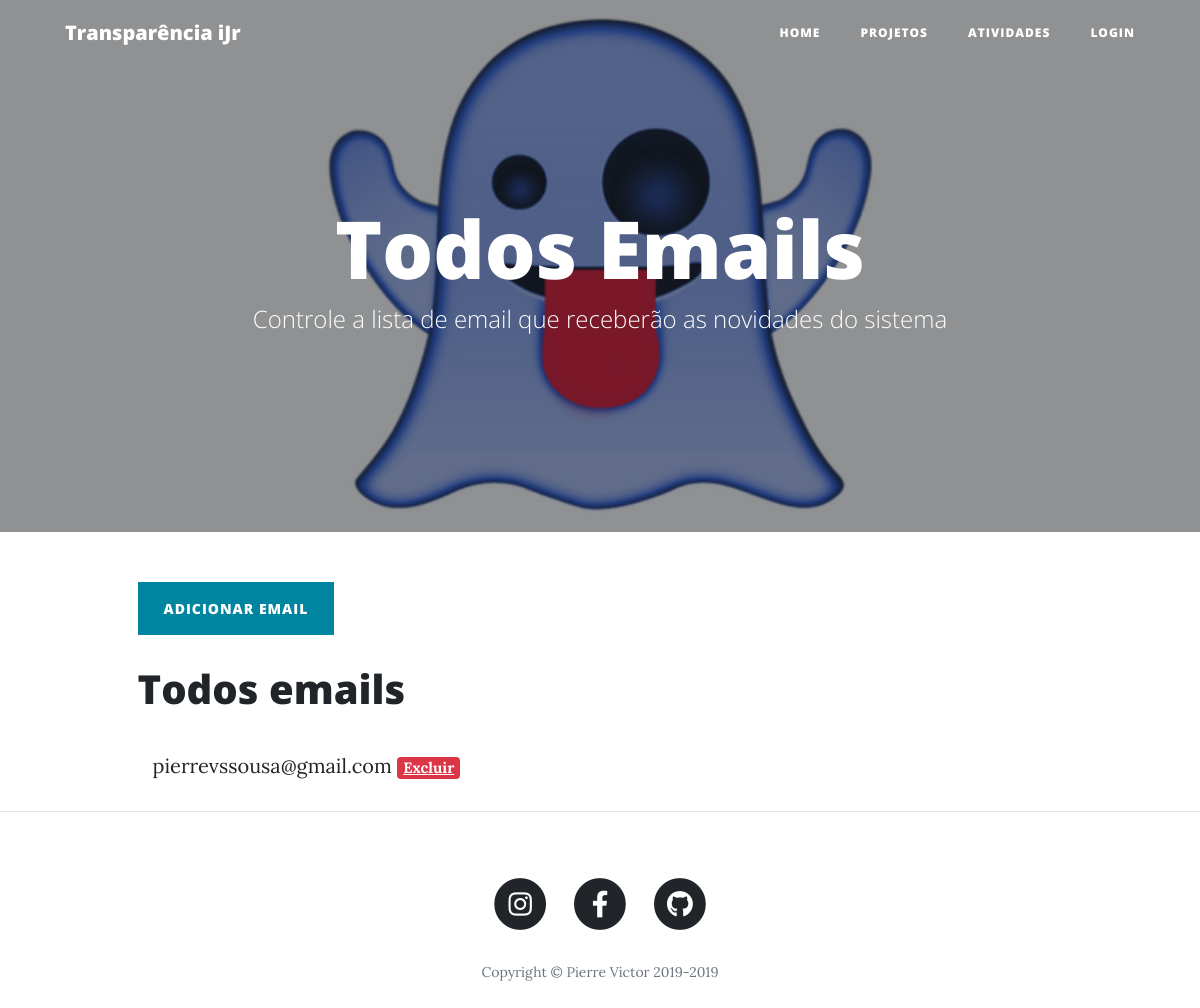
The app's page /emails, older data.
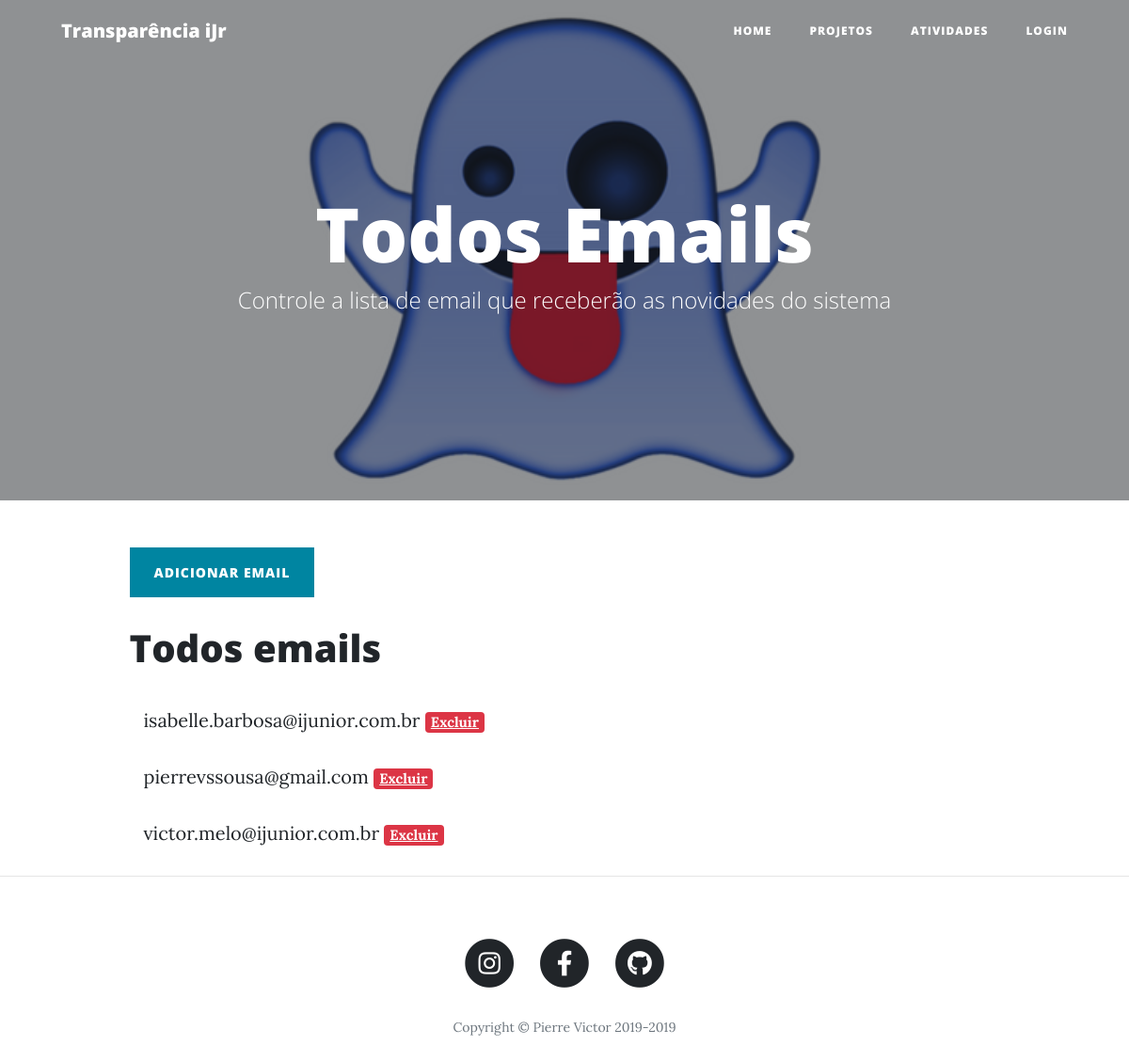
The same page, newer data.
### transparenciaprojetosijr/principal/models.py (models this page shows, shortened)
class Emails(db.Model):
    id = db.Column(db.Integer, primary_key=True)
    email = db.Column(db.String, nullable=False, unique=True)

### transparenciaprojetosijr/principal/views.py (the view, shortened to what this page needs)
@principal.route("/emails", methods=['POST', 'GET'])
def email():
    login = LoginForm()
    adicionarUser = AdicionarUserForm()
    logout = LogoutForm()
    emailform = AdicionarEmailForm()
    email_encontrado = False
    allEmails = Emails.query.order_by(Emails.email.asc())
    return render_template("emails.html", login=login, adicionarUser=adicionarUser,
                            logout=logout, emailform=emailform, allEmails=allEmails)

### transparenciaprojetosijr/principal/templates/emails.html (shortened to what this page needs)
{% extends "base.html" %}
{% block header %}
<header class="masthead" style="background-image: url('../static/img/espirito.png')">
    <div class="overlay"></div>
    <div class="container">
      <div class="row">
        <div class="col-lg-8 col-md-10 mx-auto">
          <div class="site-heading">
            <h1>Todos Emails</h1>
            <span class="subheading">Controle a lista de email que receberão as novidades do sistema</span>
          </div>
        </div>
      </div>
    </div>
</header>
{% endblock %}
{% block conteudo %}
<div class="col-lg-10 col-md-12 mx-auto" style="margin-bottom: 30px;">
  <div class="row">
    <div class="clearfix">
      <a class="btn btn-primary float-left" href="#" data-toggle="modal" data-target="#emailmodal">Adicionar email</a>
    </div>
  </div>
  <div class="row" style="margin-top: 30px;">
    <div class="site-heading">
        <h1>
            Todos emails
        </h1>
    </div>
  </div>
  <div class="container">
    {% for email in allEmails %}
    <div class="row" style="margin-bottom: -30px;">
        <p class="post-meta">{{ email.email }} <a href="{{url_for('principal.excluir_email', email_id=email.id)}}" class="badge badge-danger">Excluir</a></p>
    </div>
    {% endfor %}
  </div>
</div>
{% endblock %}

### transparenciaprojetosijr/templates/base.html (shortened to what this page needs)
<!DOCTYPE html>
<html lang="en">
<head>
  <link href="{{url_for('static', filename='cleanblog/vendor/bootstrap/css/bootstrap.min.css')}}" rel="stylesheet">
  <link href="{{url_for('static', filename='cleanblog/vendor/fontawesome-free/css/all.min.css')}}" rel="stylesheet" type="text/css">
  <link href="{{url_for('static', filename='cleanblog/css/clean-blog.min.css')}}" rel="stylesheet">
  <link href="{{url_for('static', filename='css/style.css')}}" rel="stylesheet">
  <link href="{{url_for('static', filename='css/style.scss')}}" rel="stylesheet">
</head>
<body>
  <nav class="navbar navbar-expand-lg navbar-light fixed-top" id="mainNav">
    <div class="container">
      <a class="navbar-brand" href="{{url_for('principal.index')}}">Transparência iJr</a>
      <div class="collapse navbar-collapse" id="navbarResponsive">
        <ul class="navbar-nav ml-auto">
            <li class="nav-item">
                <a class="nav-link" href="{{url_for('principal.index')}}">Home</a>
            </li>
            <li class="nav-item">
                <a class="nav-link" href="{{url_for('projetos.todos_projetos')}}">Projetos</a>
            </li>
            <li class="nav-item">
                <a class="nav-link" href="{{url_for('projetos.todas_atividades')}}">Atividades</a>
            </li>
            {% if not current_user.is_authenticated %}
            <li class="nav-item">
                <a class="nav-link" href=""  class="btn btn-primary" data-toggle="modal" data-target="#loginmodal">Login</a>
            </li>
            {% else %}
            <li class="nav-item">
                <a class="nav-link" href=""  class="btn btn-primary" data-toggle="modal" data-target="#logoutmodal">LogOut</a>
            </li>
            {% endif %}
        </ul>
      </div>
    </div>
  </nav>
  {% block header %}
  {% endblock %}
    <div class="container">
        {% block conteudo %}
        {% endblock %}
    </div>
  <hr>
  <footer>
    <div class="container">
      <div class="row">
        <div class="col-lg-8 col-md-10 mx-auto">
          <ul class="list-inline text-center">
            <li class="list-inline-item">
              <a href="https://www.instagram.com/ufmginformaticajr/">
                <span class="fa-stack fa-lg">
                  <i class="fas fa-circle fa-stack-2x"></i>
                  <i class="fab fa-instagram fa-stack-1x fa-inverse"></i>
                </span>
              </a>
            </li>
            <li class="list-inline-item">
              <a href="https://www.facebook.com/ufmginformaticajr/">
                <span class="fa-stack fa-lg">
                  <i class="fas fa-circle fa-stack-2x"></i>
                  <i class="fab fa-facebook-f fa-stack-1x fa-inverse"></i>
                </span>
              </a>
            </li>
            <li class="list-inline-item">
              <a href="https://github.com/pierresousa">
                <span class="fa-stack fa-lg">
                  <i class="fas fa-circle fa-stack-2x"></i>
                  <i class="fab fa-github fa-stack-1x fa-inverse"></i>
                </span>
              </a>
            </li>
          </ul>
          <p class="copyright text-muted">Copyright &copy; Pierre Victor 2019-</p>
        </div>
      </div>
    </div>
  </footer>
</body>
</html>

Row changes from the older to the newer data that the page shows:
added Emails: email "isabelle.barbosa@ijunior.com.br"
added Emails: email "victor.melo@ijunior.com.br"
